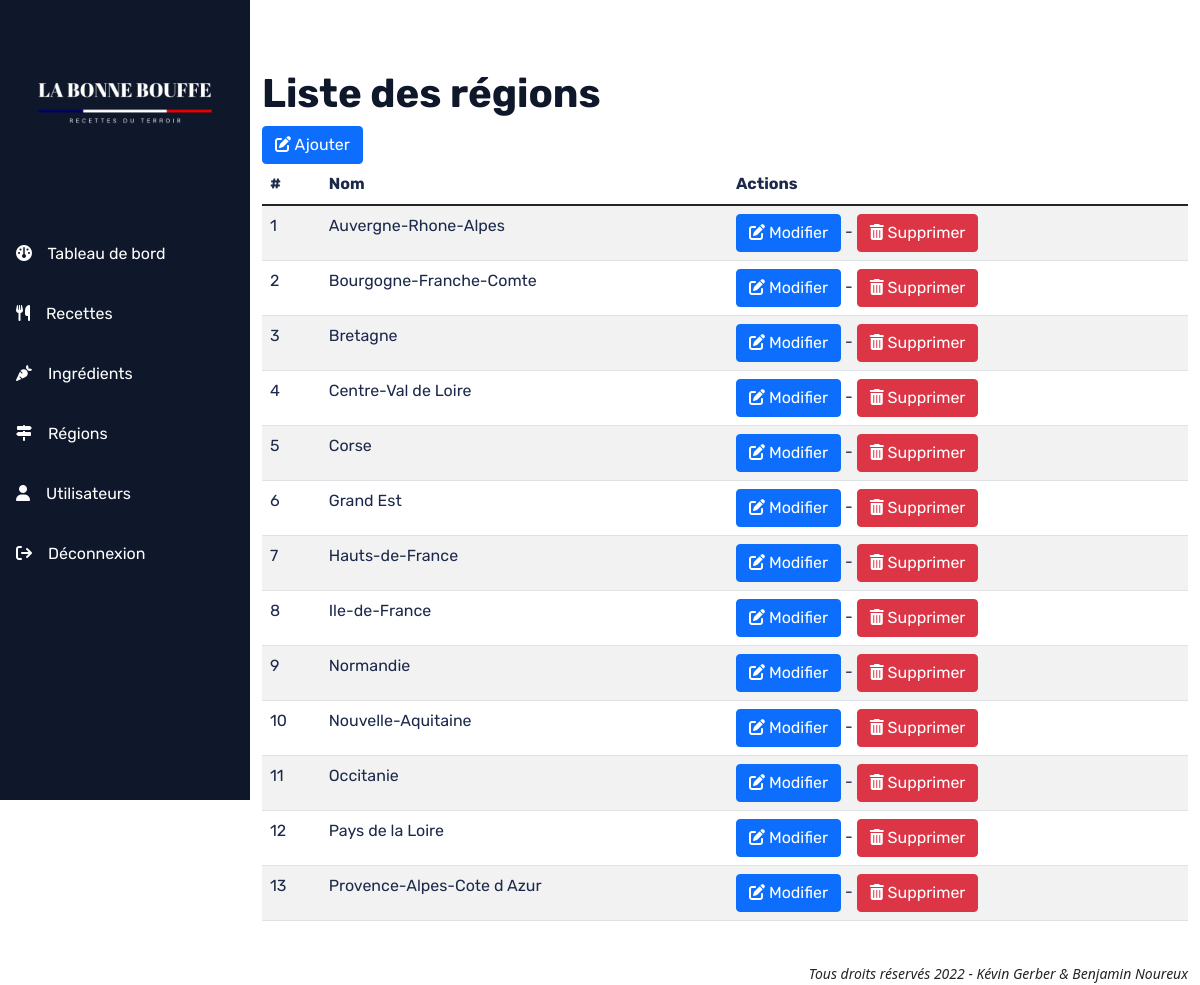
/index.php?p=region (signed in), run on the app's committed database.
### tables this page shows
CREATE TABLE `Region` (
  `id` int NOT NULL,
  `nom` varchar(50) NOT NULL
);

### src/controller/RegionController.php (called while the page is built, shortened)
<?php
class RegionController
{
    private static string $tableName = 'Region';
    public static function index(): void
    {
        $manager = new RegionManager();
        $regions = $manager->getAll(RegionController::$tableName);
        require_once './src/view/regions/liste-regions.php';
    }
}

### src/model/manager/EntityManager.php (called while the page is built, shortened)
<?php
require_once './src/model/entity/Region.php';
class EntityManager
{
    public function getAll(string $entityName)
    {
        $entities = [];
        $bdd = DbManager::DBConnect();
        $sql = 'SELECT * FROM ' . htmlentities($entityName);
        $requete = $bdd->query($sql);
        $requete->setFetchMode(PDO::FETCH_CLASS, $entityName);
        while ($entity = $requete->fetch()) {
            $entities[] = $entity;
        }
        return $entities;
    }
}

### src/model/entity/Region.php (called while the page is built, shortened)
<?php
class Region extends Entity
{
    protected int $id;
    protected string $nom;
    public function getId(): int
    {
        return $this->id;
    }
    public function getNom(): string
    {
        return $this->nom;
    }
}

### src/view/regions/liste-regions.php (the view, shortened to what this page needs)
<main>
    <div class="container-fluid">
        <div class="row">
            <div class="col">
                <h1>Liste des régions</h1>
                <a class="btn btn-primary" href='./index.php?p=region&action=add'><i class="fa-solid fa-pen-to-square"></i> Ajouter</a>
                <table class="table table-striped">
                    <thead>
                    <th scope="col">#</th>
                    <th scope="col">Nom</th>
                    <th scope="col">Actions</th>
                    </thead>
                    <tbody>
                    <?php
                    foreach ($regions as $region): ?>
                        <tr>
                            <td><?= $region->getId(); ?></td>
                            <td><?= $region->getNom(); ?></td>
                            <td>
                                <a class="btn btn-primary" href='./index.php?p=region&action=edit&id=<?= $region->getId(); ?>'><i class="fa-solid fa-pen-to-square"></i> Modifier</a> -
                                <a class="btn btn-danger" href="./index.php?p=region&action=delete&id=<?=$region->getId()?>"><i class="fa-solid fa-trash-can"></i> Supprimer</a>
                            </td>
                        </tr>
                    <?php endforeach; ?>
                    </tbody>
                </table>
            </div>
        </div>
    </div>
</main>

### public/css/style.css (style rules this page uses)
:root { --bg-dark: #0f172a; --title-dark: #0f172a; --text-light: #fefefe; --text-dark: #1C294A; }
body { display: grid; grid-template: "menu content" "menu content" "menu footer"; grid-template-columns: 250px 1fr; }
main { grid-area: content; }
h1, h2, h3, h4, h5, h6 { font-family: 'Rubik', 'sans-serif'; font-weight: bold; color: var(--title-dark); }
p, a, table, input, textarea, label { font-family: 'Rubik', 'sans-serif'; }
p, td, th, textarea, label, input[type='text'], input[type='email'], input[type='password'] { color: var(--text-dark) !important; }
main { padding-top: 70px; min-height: 90vh; }

### data on the page
region: id "1", nom "Auvergne-Rhone-Alpes"
region: id "2", nom "Bourgogne-Franche-Comte"
region: id "3", nom "Bretagne"
region: id "4", nom "Centre-Val de Loire"
region: id "5", nom "Corse"
region: id "6", nom "Grand Est"
region: id "7", nom "Hauts-de-France"
region: id "8", nom "Ile-de-France"
region: id "9", nom "Normandie"
region: id "10", nom "Nouvelle-Aquitaine"
region: id "11", nom "Occitanie"
region: id "12", nom "Pays de la Loire"
region: id "13", nom "Provence-Alpes-Cote d Azur"
